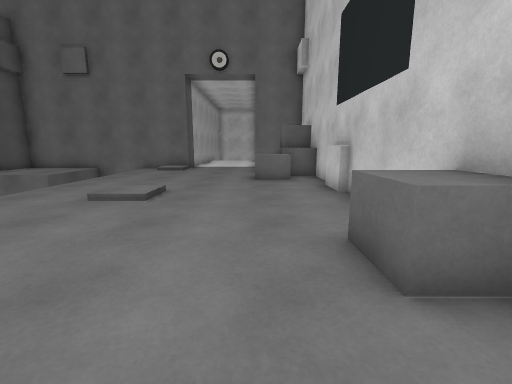
[1] (above)

12 first-person views from a walk through a scene from a Unity 3-D project. The camera is 1.2 m above the floor, tilts 10° down and sees 90° across. Doors are open. The floor is counted in squares, 1 m on a side. Each view is taken from the middle of a square. On the plan, view 1 faces up. The plan holds only what a view shows up to about 12 squares ahead; the rest is blank. The place goes on beyond the plan. The player is left out. Some animated figures are not drawn. Some surface patterns are stand-ins.

[2]
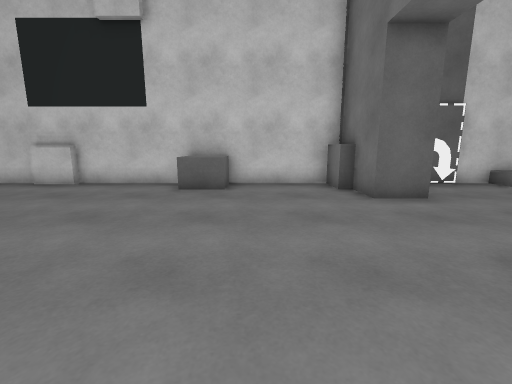

[3]
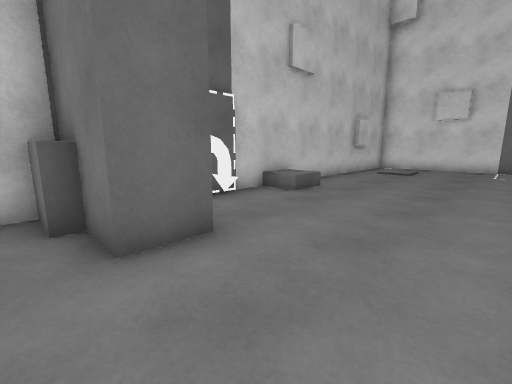

[4]
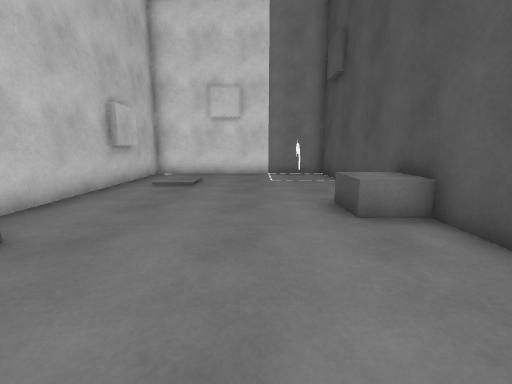

[5]
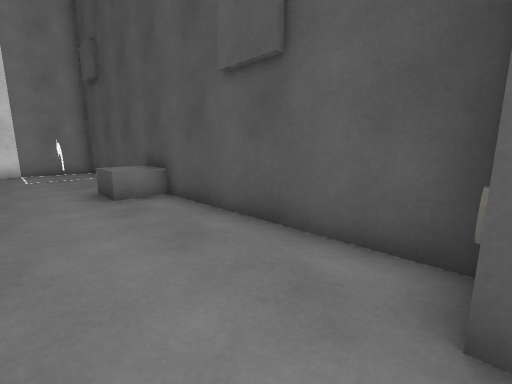

[6]
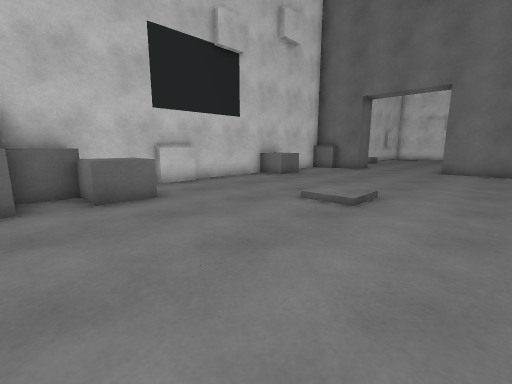

[7]
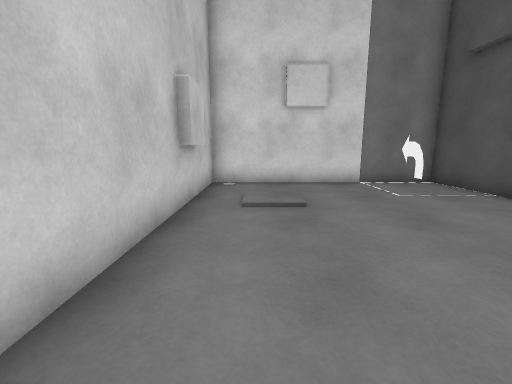

[8]
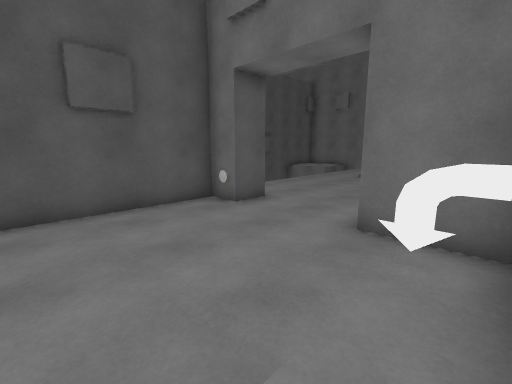

[9]
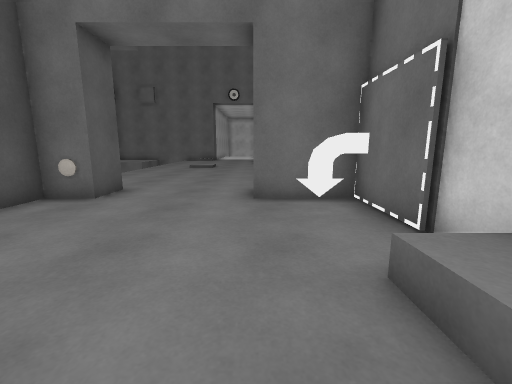

[10]
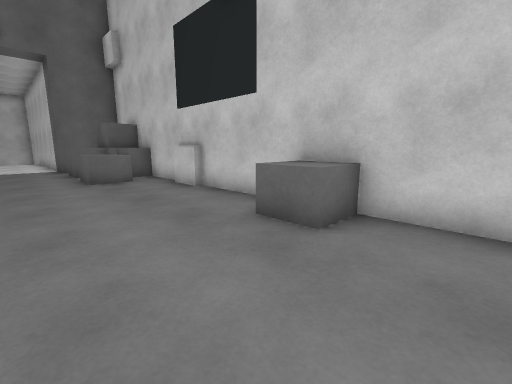

[11]
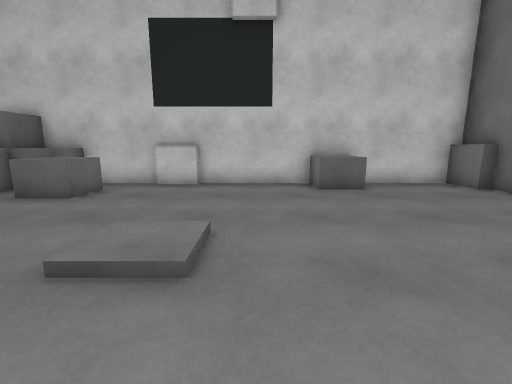

[12]
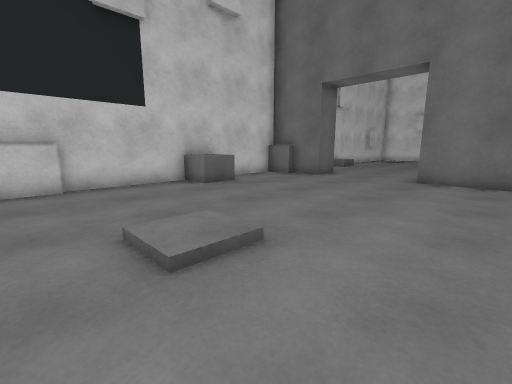

### Floor plan
Key: @ floor where view 1 was taken; # wall or solid block; . main floor; : floor 0.25 m higher than the main floor; / step, stairs or slope; ^ raised ledge; v drop or lower ground; I disc; O other object.
Columns run from 9 left of view 1 to 3 right of it. Each row starts with its distance up from view 1.
 12 v  ......^^##
 11 v  .......^^#
 10    ......^^.#
  9    .........#
  8    ........##
  7    ..//....##
  6    ../:.....#
  5    .........#
  4    .........#
  3    .......^^#
  2    .......^^#
  1    .........#
  0    ......@..#
 -1    ........##
 -2    ###...####
 -3     #I...###
 -4     #.....OO
 -5     #......O#
 -6     #.......#
 -7     #.....//#
 -8     #.....//#
 -9     #^......#
-10     #^......#
-11     #.......#
-12     #.......#
-13     #......##
-14     #......##
-15     #  .....#
-16     #O .....#
-17     #########

Positions as (right, up) in squares from view 1, and headings:
1: (0, 0), facing up
2: (-6, 1), facing right
3: (-3, -1), facing down-right
4: (-2, -5), facing down
5: (-2, -3), facing down-left
6: (-6, 12), facing down-right
7: (1, -8), facing down
8: (2, -8), facing up-left
9: (0, -9), facing up
10: (-2, 0), facing up-right
11: (-6, 5), facing right
12: (-6, 8), facing down-right
